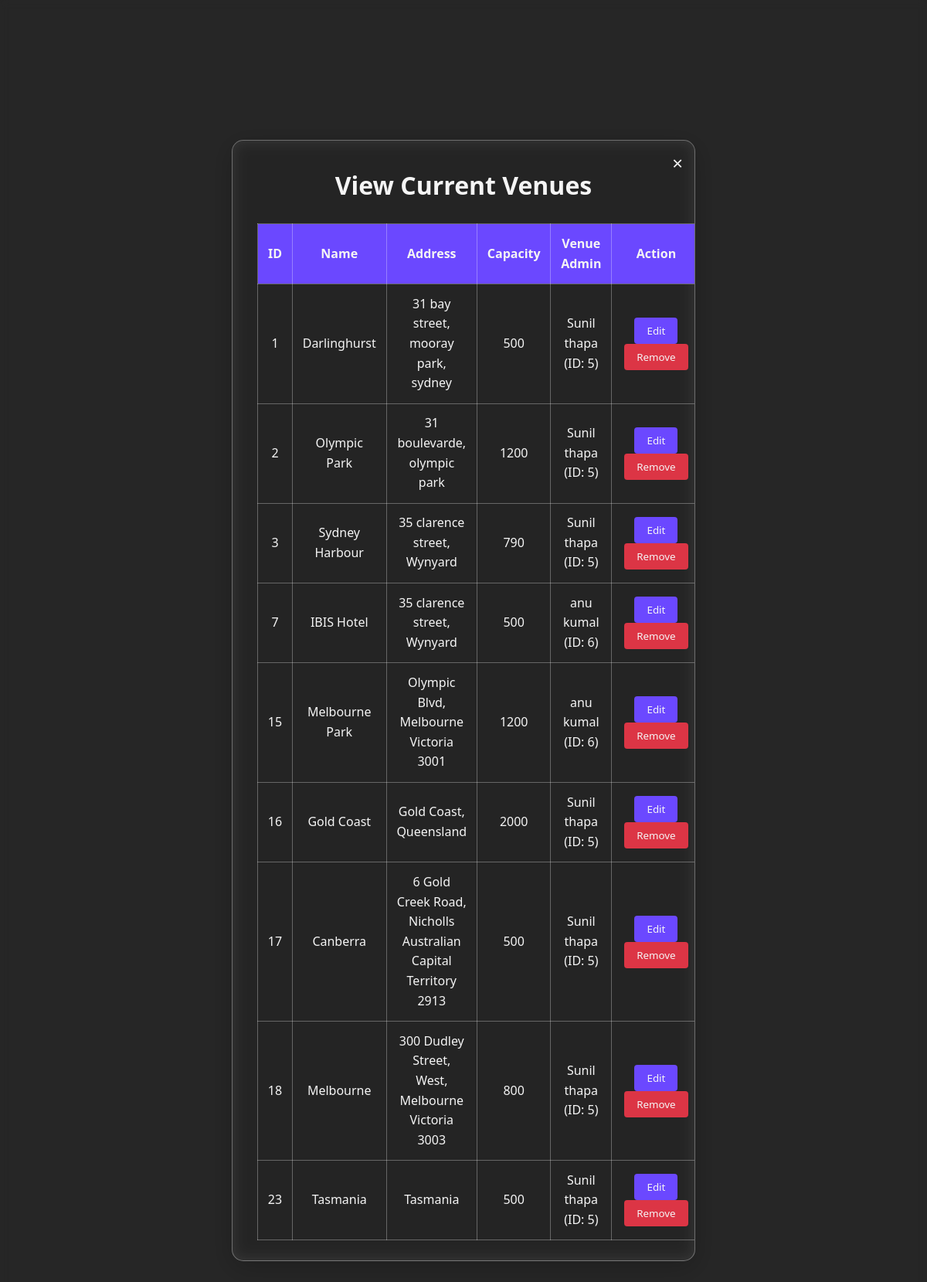
Screenshot of /view_current_venues.php (signed in) with the database file from the repository.
### tables this page shows
CREATE TABLE IF NOT EXISTS `venues` (
  `venue_id` int NOT NULL AUTO_INCREMENT,
  `name` varchar(100) NOT NULL,
  `address` text NOT NULL,
  `capacity` int NOT NULL,
  `venue_admin_id` int DEFAULT NULL,
  `created_at` timestamp NOT NULL DEFAULT CURRENT_TIMESTAMP,
  `image_path` varchar(255) DEFAULT NULL,
  `latitude` decimal(9,6) DEFAULT NULL,
  `longitude` decimal(9,6) DEFAULT NULL,
  PRIMARY KEY (`venue_id`),
  KEY `venue_admin_id` (`venue_admin_id`)
);

CREATE TABLE IF NOT EXISTS `venue_admins` (
  `venue_admin_id` int NOT NULL AUTO_INCREMENT,
  `username` varchar(50) NOT NULL,
  `email` varchar(100) NOT NULL,
  `password` varchar(255) NOT NULL,
  `full_name` varchar(100) NOT NULL,
  `created_at` timestamp NOT NULL DEFAULT CURRENT_TIMESTAMP,
  PRIMARY KEY (`venue_admin_id`),
  UNIQUE KEY `username` (`username`),
  UNIQUE KEY `email` (`email`)
);

### view_current_venues.php (the view, shortened to what this page needs)
<?php
require_once 'Connection/sql_auth.php';
$venues = [];
$result = $db->query("SELECT v.venue_id, v.name, v.address, v.capacity, v.venue_admin_id, va.full_name AS venue_admin_name
                      FROM venues v
                      LEFT JOIN venue_admins va ON v.venue_admin_id = va.venue_admin_id");
if ($result) {
    while ($row = $result->fetch_assoc()) {
        $venues[] = $row;
    }
} else {
    $message = "Error fetching venues: " . htmlspecialchars($db->error);
    $message_type = 'error';
}
?>
<!DOCTYPE html>
<html lang="en">
<head>
    <link rel="stylesheet" href="https://cdnjs.cloudflare.com/ajax/libs/font-awesome/6.0.0-beta3/css/all.min.css">
</head>
<body>
    <div class="container">
        <div class="modal">
            <div class="modal-content">
                <a href="manage_venues.php" class="close-modal" id="closeModalBtn">×</a>
                <h2>View Current Venues</h2>
                <?php if (empty($venues)): ?>
                    <p class="no-data-message">No Venue at this time, add new venue.</p>
                <?php else: ?>
                    <table class="venue-table">
                        <tr>
                            <th>ID</th>
                            <th>Name</th>
                            <th>Address</th>
                            <th>Capacity</th>
                            <th>Venue Admin</th>
                            <th>Action</th>
                        </tr>
                        <?php foreach ($venues as $venue): ?>
                            <tr>
                                <td><?= $venue['venue_id'] ?></td>
                                <td><?= htmlspecialchars($venue['name']) ?></td>
                                <td><?= htmlspecialchars($venue['address']) ?></td>
                                <td><?= $venue['capacity'] ?></td>
                                <td><?= $venue['venue_admin_id'] ? htmlspecialchars($venue['venue_admin_name'] . " (ID: " . $venue['venue_admin_id'] . ")") : 'N/A' ?></td>
                                <td>
                                    <button class="edit-btn" data-venue-id="<?= $venue['venue_id'] ?>">Edit</button>
                                    <button class="remove-btn" data-venue-id="<?= $venue['venue_id'] ?>">Remove</button>
                                </td>
                            </tr>
                        <?php endforeach; ?>
                    </table>
                <?php endif; ?>
            </div>
        </div>
    </div>
</body>
</html>

### view_current_venues.php (style rules this page uses)
:root { --primary-color: #6b48ff; --secondary-color: #1e1e2f; --accent-color: #ff2e63; --light-color: #f5f5f5; --glass-bg: rgba(255, 255, 255, 0.1); --shadow: 0 8px 32px rgba(0, 0, 0, 0.2); --success-bg: #28a745; --error-bg: #ff2e63; }
* { box-sizing: border-box; margin: 0; padding: 0; font-family: 'Segoe UI', Arial, sans-serif; }
body { background: linear-gradient(rgba(0, 0, 0, 0.5), rgba(0, 0, 0, 0.5)), url('images/concert.jpg'); background-size: cover; background-position: center; backdrop-filter: blur(5px); color: var(--light-color); line-height: 1.6; min-height: 100vh; display: flex; justify-content: center; align-items: center; }
.container { text-align: center; }
.modal { position: fixed; top: 0; left: 0; width: 100%; height: 100%; background: rgba(0, 0, 0, 0.7); z-index: 1000; justify-content: center; align-items: center; display: flex; }
.modal-content { background: var(--glass-bg); backdrop-filter: blur(10px); border-radius: 15px; padding: 2rem; box-shadow: var(--shadow); border: 1px solid rgba(255, 255, 255, 0.3); width: 90%; max-width: 600px; text-align: center; position: relative; color: var(--light-color); max-height: 80vh; overflow-y: auto; }
.close-modal { position: absolute; top: 10px; right: 15px; font-size: 1.5rem; color: var(--light-color); cursor: pointer; transition: color 0.3s ease; text-decoration: none; }
h2 { font-size: 2rem; margin-bottom: 1.5rem; color: var(--light-color); }
.venue-table { width: 100%; border-collapse: collapse; margin-top: 1rem; }
.venue-table th, .venue-table td { padding: 0.8rem; border: 1px solid rgba(255, 255, 255, 0.3); text-align: center; }
.venue-table th { background: var(--primary-color); }
.edit-btn, .remove-btn { background: var(--primary-color); color: var(--light-color); padding: 0.5rem 1rem; border: none; border-radius: 4px; cursor: pointer; transition: background 0.3s ease; margin: 0 0.2rem; }
.remove-btn { background: #dc3545; }

### rows the page displays
venues: venue_id "1", name "Darlinghurst", address "31 bay street, mooray park, sydney", capacity "500", venue_admin.full_name "Sunil thapa (ID: 5)"
venues: venue_id "2", name "Olympic Park", address "31 boulevarde, olympic park", capacity "1200", venue_admin.full_name "Sunil thapa (ID: 5)"
venues: venue_id "3", name "Sydney Harbour", address "35 clarence street, Wynyard", capacity "790", venue_admin.full_name "Sunil thapa (ID: 5)"
venues: venue_id "7", name "IBIS Hotel", address "35 clarence street, Wynyard", capacity "500", venue_admin.full_name "anu kumal (ID: 6)"
venues: venue_id "15", name "Melbourne Park", address "Olympic Blvd, Melbourne Victoria 3001", capacity "1200", venue_admin.full_name "anu kumal (ID: 6)"
venues: venue_id "16", name "Gold Coast", address "Gold Coast, Queensland", capacity "2000", venue_admin.full_name "Sunil thapa (ID: 5)"
venues: venue_id "17", name "Canberra", address "6 Gold Creek Road, Nicholls Australian Capital Territory 2913", capacity "500", venue_admin.full_name "Sunil thapa (ID: 5)"
venues: venue_id "18", name "Melbourne", address "300 Dudley Street, West, Melbourne Victoria 3003", capacity "800", venue_admin.full_name "Sunil thapa (ID: 5)"
venues: venue_id "23", name "Tasmania", address "Tasmania", capacity "500", venue_admin.full_name "Sunil thapa (ID: 5)"
